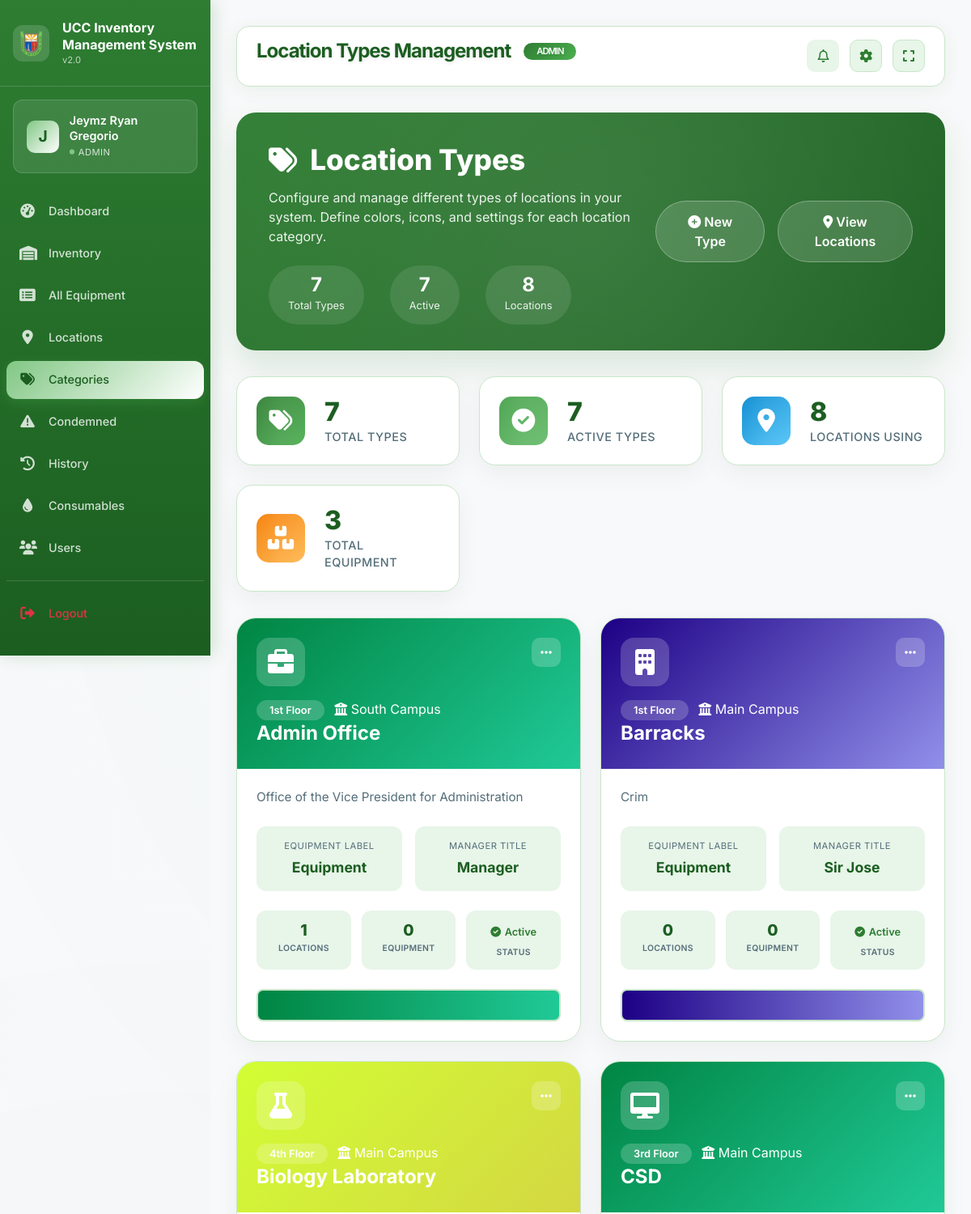
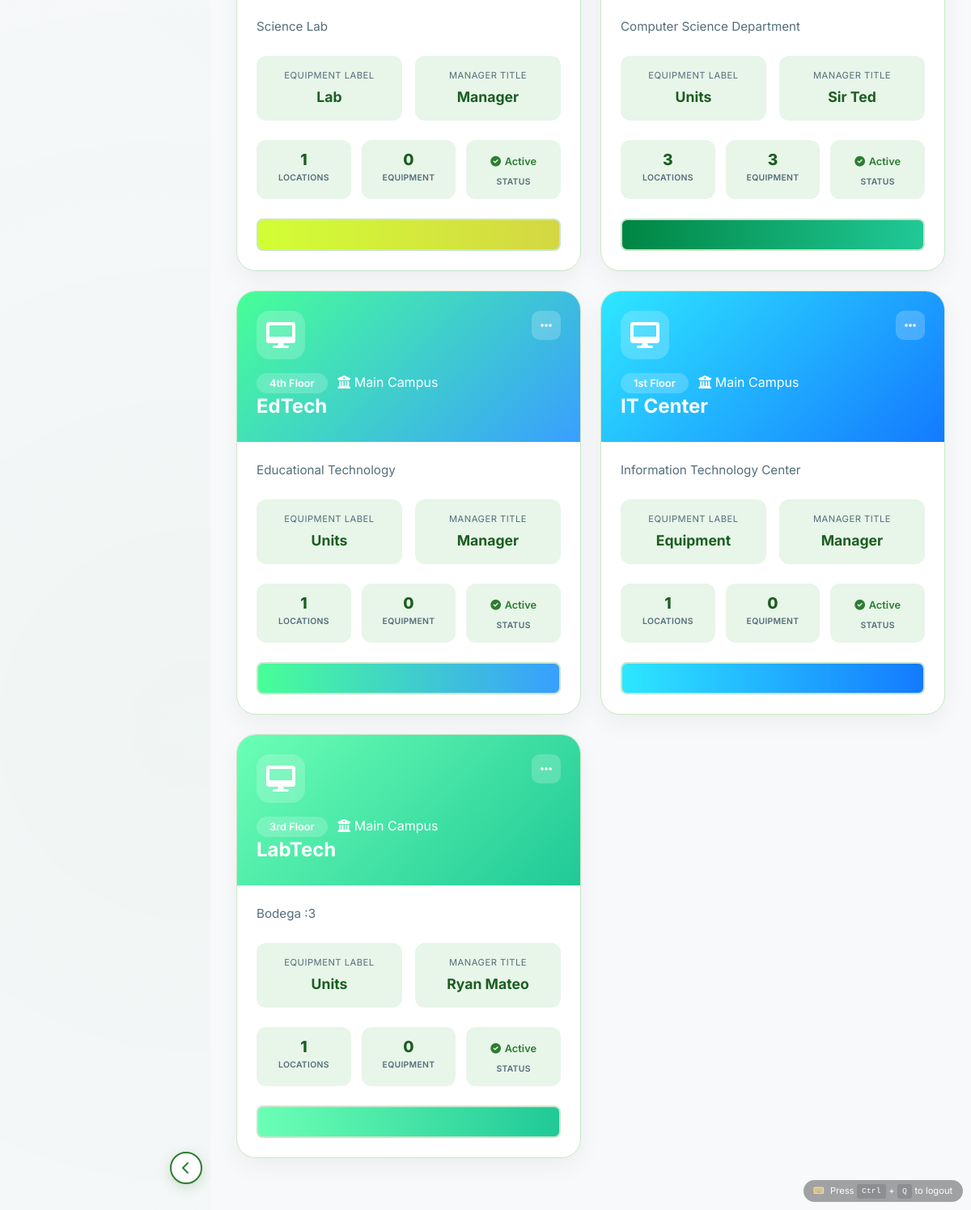
Page /admin/location_types.php (signed in) on the committed database (2 pictures, top to bottom).
### tables this page shows
CREATE TABLE `location_types` (
  `id` int(11) NOT NULL,
  `type_code` varchar(50) NOT NULL,
  `type_name` varchar(100) NOT NULL,
  `campus` varchar(100) DEFAULT 'Main Campus',
  `description` text DEFAULT NULL,
  `icon_class` varchar(50) DEFAULT 'fa-building',
  `color_primary` varchar(7) DEFAULT '#008543',
  `color_secondary` varchar(7) DEFAULT '#20c997',
  `equipment_label` varchar(50) DEFAULT 'Equipment',
  `manager_title` varchar(50) DEFAULT 'Manager',
  `is_active` tinyint(1) DEFAULT 1,
  `created_at` timestamp NOT NULL DEFAULT current_timestamp(),
  `updated_at` timestamp NOT NULL DEFAULT current_timestamp() ON UPDATE current_timestamp()
);

### admin/location_types.php (the view, shortened to what this page needs)
<?php
$database = new Database();
$db = $database->getConnection();
$query = "SELECT lt.*,
          COUNT(DISTINCT l.id) as location_count,
          COALESCE(SUM(
              CASE
                  WHEN lt.type_code = 'computer_lab' THEN (SELECT COUNT(*) FROM computer_inventory WHERE location_id = l.id)
                  WHEN lt.type_code = 'kitchen' THEN (SELECT COUNT(*) FROM kitchen_equipment WHERE location_id = l.id)
                  WHEN lt.type_code = 'office' THEN (SELECT COUNT(*) FROM office_equipment WHERE location_id = l.id)
                  WHEN lt.type_code = 'regular_lab' THEN (SELECT COUNT(*) FROM lab_equipment WHERE location_id = l.id)
                  ELSE (SELECT COUNT(*) FROM general_equipment WHERE location_id = l.id)
              END
          ), 0) as total_equipment
          FROM location_types lt
          LEFT JOIN locations l ON lt.id = l.location_type_id
          GROUP BY lt.id
          ORDER BY lt.type_name";
$stmt = $db->prepare($query);
$stmt->execute();
$location_types = $stmt->fetchAll(PDO::FETCH_ASSOC);
$total_types = count($location_types);
$active_types = count(array_filter($location_types, fn($type) => $type['is_active']));
$total_locations_using = array_sum(array_column($location_types, 'location_count'));
$total_equipment_all = array_sum(array_column($location_types, 'total_equipment'));
include '../includes/header.php';
?>
<div class="page-header">
    <div class="header-content">
        <div class="row align-items-center">
            <div class="col-lg-7">
                <div class="header-title">
                    <i class="fas fa-tags"></i>
                    <span>Location Types</span>
                </div>
                <p class="header-subtitle">
                    Configure and manage different types of locations in your system. Define colors, icons, and settings for each location category.
                </p>
                <div class="header-stats">
                    <div class="header-stat-item">
                        <span class="header-stat-number"><?php echo $total_types; ?></span>
                        <span class="header-stat-label">Total Types</span>
                    </div>
                    <div class="header-stat-item">
                        <span class="header-stat-number"><?php echo $active_types; ?></span>
                        <span class="header-stat-label">Active</span>
                    </div>
                    <div class="header-stat-item">
                        <span class="header-stat-number"><?php echo $total_locations_using; ?></span>
                        <span class="header-stat-label">Locations</span>
                    </div>
                </div>
            </div>
            <div class="col-lg-5">
                <div class="header-actions">
                    <button type="button" class="btn" data-bs-toggle="modal" data-bs-target="#addModal">
                        <i class="fas fa-plus-circle"></i> New Type
                    </button>
                    <a href="locations.php" class="btn">
                        <i class="fas fa-map-marker-alt"></i> View Locations
                    </a>
                </div>
            </div>
        </div>
    </div>
</div>
<div class="stats-grid">
    <div class="stat-card">
        <div class="stat-icon primary">
            <i class="fas fa-tags"></i>
        </div>
        <div class="stat-content">
            <h3><?php echo $total_types; ?></h3>
            <p>Total Types</p>
        </div>
    </div>
    <div class="stat-card">
        <div class="stat-icon success">
            <i class="fas fa-check-circle"></i>
        </div>
        <div class="stat-content">
            <h3><?php echo $active_types; ?></h3>
            <p>Active Types</p>
        </div>
    </div>
    <div class="stat-card">
        <div class="stat-icon info">
            <i class="fas fa-map-marker-alt"></i>
        </div>
        <div class="stat-content">
            <h3><?php echo $total_locations_using; ?></h3>
            <p>Locations Using</p>
        </div>
    </div>
    <div class="stat-card">
        <div class="stat-icon warning">
            <i class="fas fa-boxes"></i>
        </div>
        <div class="stat-content">
            <h3><?php echo $total_equipment_all; ?></h3>
            <p>Total Equipment</p>
        </div>
    </div>
</div>
<?php if (empty($location_types)): ?>
<div class="empty-state">
    <div class="empty-state-icon">
        <i class="fas fa-tags"></i>
    </div>
    <h3>No Location Types Found</h3>
    <p>Get started by creating your first location type. Location types help you categorize different areas like Computer Labs, Kitchens, Offices, etc.</p>
    <button type="button" class="btn" data-bs-toggle="modal" data-bs-target="#addModal">
        <i class="fas fa-plus-circle me-2"></i>Create Your First Type
    </button>
</div>
<?php else: ?>
<div class="types-grid">
    <?php foreach ($location_types as $type): ?>
    <div class="type-card" style="--type-primary: <?php echo $type['color_primary']; ?>; --type-secondary: <?php echo $type['color_secondary']; ?>">
        <div class="type-header">
            <div class="type-icon-wrapper">
                <i class="fas <?php echo $type['icon_class']; ?>"></i>
            </div>
            <div>
                <span class="type-code"><?php echo htmlspecialchars($type['type_code']); ?></span>
                <span class="campus-badge">
                    <i class="fas fa-university"></i>
                    <?php echo htmlspecialchars($type['campus']); ?>
                </span>
            </div>
            <h3 class="type-name"><?php echo htmlspecialchars($type['type_name']); ?></h3>
            <div class="type-menu">
                <div class="dropdown">
                    <button class="menu-btn" type="button" data-bs-toggle="dropdown">
                        <i class="fas fa-ellipsis-h"></i>
                    </button>
                </div>
            </div>
        </div>
        <div class="type-body">
            <div class="type-description">
                <?php echo htmlspecialchars($type['description'] ?: 'No description provided.'); ?>
            </div>
            <div class="info-grid">
                <div class="info-item">
                    <div class="info-label">Equipment Label</div>
                    <div class="info-value"><?php echo htmlspecialchars($type['equipment_label']); ?></div>
                </div>
                <div class="info-item">
                    <div class="info-label">Manager Title</div>
                    <div class="info-value"><?php echo htmlspecialchars($type['manager_title']); ?></div>
                </div>
            </div>
            <div class="stats-row">
                <div class="stat-box">
                    <div class="stat-value"><?php echo $type['location_count']; ?></div>
                    <div class="stat-label">Locations</div>
                </div>
                <div class="stat-box">
                    <div class="stat-value"><?php echo $type['total_equipment']; ?></div>
                    <div class="stat-label">Equipment</div>
                </div>
                <div class="stat-box">
                    <div class="stat-value">
                        <span class="status-badge <?php echo $type['is_active'] ? 'active' : 'inactive'; ?>">
                            <i class="fas fa-<?php echo $type['is_active'] ? 'check-circle' : 'times-circle'; ?>"></i>
                            <?php echo $type['is_active'] ? 'Active' : 'Inactive'; ?>
                        </span>
                    </div>
                    <div class="stat-label">Status</div>
                </div>
            </div>
            <div class="color-preview" style="background: linear-gradient(90deg, <?php echo $type['color_primary']; ?> 0%, <?php echo $type['color_secondary']; ?> 100%);"></div>
        </div>
    </div>
    <?php endforeach; ?>
</div>
<?php endif; ?>
<?php include '../includes/footer.php'; ?>

### css/admin.css (style rules this page uses)
.header-actions { display: flex; gap: 1rem; }
.stat-card { background: rgba(255, 255, 255, 0.95); backdrop-filter: blur(20px); border-radius: 20px; padding: 2rem; box-shadow: 0 8px 32px rgba(0, 0, 0, 0.08), 0 2px 8px rgba(0, 0, 0, 0.04), inset 0 1px 0 rgba(255, 255, 255, 0.8); border: 1px solid rgba(255, 255, 255, 0.2); transition: all 0.4s cubic-bezier(0.4, 0, 0.2, 1); display: flex; align-items: center; gap: 1.5rem; position: relative; overflow: hidden; }
.stat-card::before { content: ''; position: absolute; top: 0; left: 0; right: 0; height: 3px; background: linear-gradient(90deg, #008543, #20c997, #008543); transform: scaleX(0); transition: transform 0.4s cubic-bezier(0.4, 0, 0.2, 1); }
.stat-icon { width: 70px; height: 70px; border-radius: 16px; display: flex; align-items: center; justify-content: center; color: white; font-size: 1.8rem; position: relative; overflow: hidden; }
.stat-icon::before { content: ''; position: absolute; top: -50%; left: -50%; width: 200%; height: 200%; background: linear-gradient(45deg, transparent, rgba(255, 255, 255, 0.1), transparent); transform: rotate(45deg); animation: iconShimmer 3s infinite; }
.stat-content h3 { font-size: 2.5rem; font-weight: 900; margin: 0; color: #2c3e50; text-shadow: 0 1px 2px rgba(0, 0, 0, 0.1); }
.stat-content p { margin: 0; color: #6c757d; font-weight: 600; font-size: 1rem; }
.stat-card:nth-child(odd) { animation: float 6s ease-in-out infinite; }
.stat-card:nth-child(even) { animation: float 6s ease-in-out infinite reverse; }
.status-badge { padding: 0.5rem 1rem; border-radius: 20px; font-weight: 600; font-size: 0.9rem; display: inline-flex; align-items: center; }

### includes/header.php (style rules this page uses)
:root { --ucc-green-primary: #2E7D32; --ucc-green-secondary: #4CAF50; --ucc-green-light: #81C784; --ucc-green-soft: #E8F5E9; --ucc-green-mint: #C8E6C9; --ucc-green-dark: #1B5E20; --ucc-white: #FFFFFF; --ucc-off-white: #F8F9FA; --ucc-gray-light: #F1F8E9; }
* { margin: 0; padding: 0; box-sizing: border-box; }
body { font-family: 'Inter', sans-serif; background: var(--ucc-off-white); overflow-x: hidden; }

### rows in the picture
location_types: type_code "1st Floor", campus "South Campus", type_name "Admin Office", description "Office of the Vice President for Administration", equipment_label "Equipment", manager_title "Manager", location_count "1", total_equipment "0", is_active 1 (drawn)
location_types: type_code "1st Floor", campus "Main Campus", type_name "Barracks", description "Crim", equipment_label "Equipment", manager_title "Sir Jose", location_count "0", total_equipment "0", is_active 1 (drawn)
location_types: type_code "4th Floor", campus "Main Campus", type_name "Biology Laboratory", description "Science Lab", equipment_label "Lab", manager_title "Manager", location_count "1", total_equipment "0", is_active 1 (drawn)
location_types: type_code "3rd Floor", campus "Main Campus", type_name "CSD", description "Computer Science Department", equipment_label "Units", manager_title "Sir Ted", location_count "3", total_equipment "3", is_active 1 (drawn)
location_types: type_code "4th Floor", campus "Main Campus", type_name "EdTech", description "Educational Technology", equipment_label "Units", manager_title "Manager", location_count "1", total_equipment "0", is_active 1 (drawn)
location_types: type_code "1st Floor", campus "Main Campus", type_name "IT Center", description "Information Technology Center", equipment_label "Equipment", manager_title "Manager", location_count "1", total_equipment "0", is_active 1 (drawn)
location_types: type_code "3rd Floor", campus "Main Campus", type_name "LabTech", description "Bodega :3", equipment_label "Units", manager_title "Ryan Mateo", location_count "1", total_equipment "0", is_active 1 (drawn)

### other values in the picture
substr($_SESSION['full_name'], 0, 1) "J"
$_SESSION['full_name'] "Jeymz Ryan Gregorio"
$_SESSION['role'] "ADMIN"
$page_title "Location Types Management"
$total_types "7"
$active_types "7"
$total_locations_using "8"
$total_equipment_all "3"
